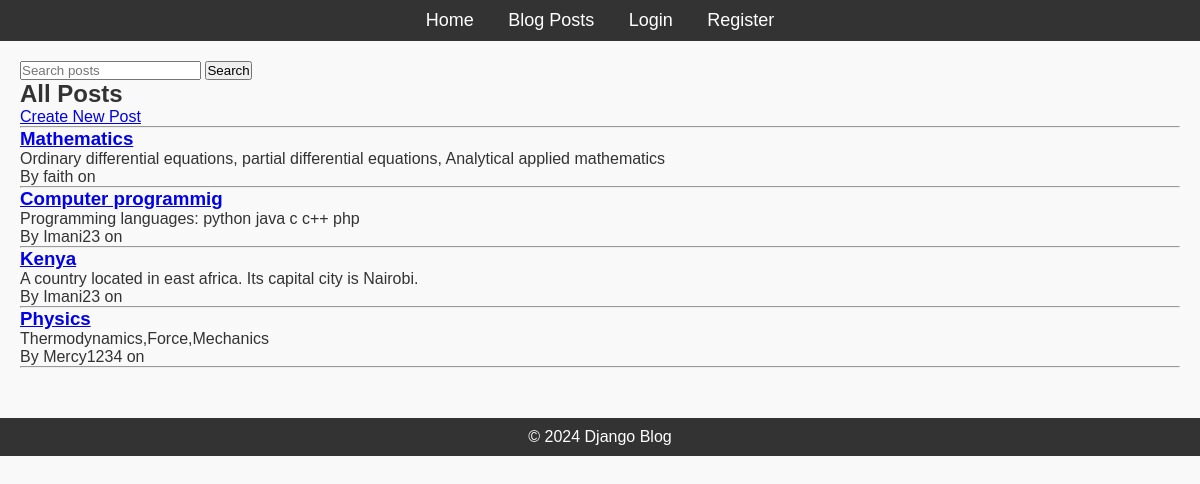
The app's page / (signed in) with its own data.
### blog/models.py (models this page shows, shortened)
class Post(models.Model):
    title=models.CharField(max_length=200)
    content=models.TextField()
    published_date=models.DateTimeField(auto_now_add=True)
    author=models.ForeignKey(User,on_delete=models.CASCADE,related_name="users")
    tags=TaggableManager()

### blog/views.py (the view, shortened to what this page needs)
# urls.py: path("", PostListView.as_view(), name="posts"),
class PostListView(ListView):
    model=Post
    template_name="blog/post_list.html"
    context_object_name="posts"
    ordering=["-published_date"]
    paginate_by=5
    def get_queryset(self):
        queryset = Post.objects.all()
        category = self.request.GET.get("category")
        author = self.request.GET.get("author")
        if category:
            queryset = queryset.filter(category__name__iexact=category)
        if author:
            queryset = queryset.filter(author__username__iexact=author)
        return queryset

### blog/templates/blog/post_list.html (shortened to what this page needs)
{% extends "blog/base.html" %}
{% load static %}
{% block content %}
<h2>All Posts</h2>
{% if user.is_authenticated %}
    <a href="/post/new/">Create New Post</a>
{% endif %}
<hr>
{% for post in posts %}
    <h3><a href="/post/{{ post.pk }}/">{{ post.title }}</a></h3>
    <p>{{ post.content|truncatechars:100 }}</p>
    <p>By {{ post.author.username }} on {{ post.published_at|date:"M d, Y" }}</p>
    <hr>
{% empty %}
    <p>No posts available.</p>
{% endfor %}
{% endblock %}

### blog/static/css/styles.css (style rules this page uses)
* { margin: 0; padding: 0; box-sizing: border-box; }
body { font-family: Arial, sans-serif; background-color: #f9f9f9; color: #333; }

### records on screen
Post: title "Mathematics", content "Ordinary differential equations, partial differential equations, Analytical applied mathematics", author.username "faith"
Post: title "Computer programmig", content "Programming languages: python java c c++ php", author.username "Imani23"
Post: title "Kenya", content "A country located in east africa. Its capital city is Nairobi.", author.username "Imani23"
Post: title "Physics", content "Thermodynamics,Force,Mechanics", author.username "Mercy1234"
